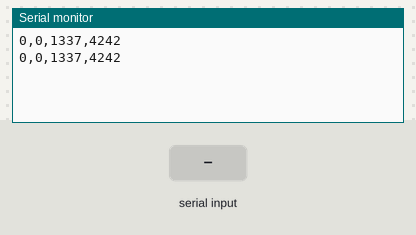
Bench run of a sketch on a simulated Arduino Uno, built with avr-gcc and run on an emulated ATmega328P. On the bench: the last lines printed to the serial monitor. The inputs (shaded band) are chosen by the test bench.

Above: at 1.2 s.
1.3 s: "90,45\n" received over Serial
At 2.5 s:
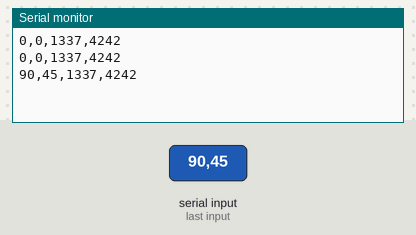
2.8 s: "30,150\n" received over Serial
At 3.3 s:
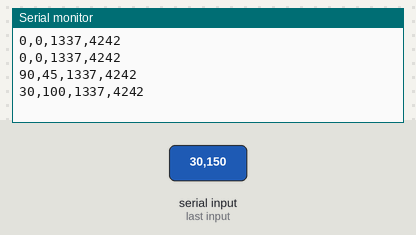
Timing chart, 0 to 5.8 s (numbered marks = the images above; inputs shaded):
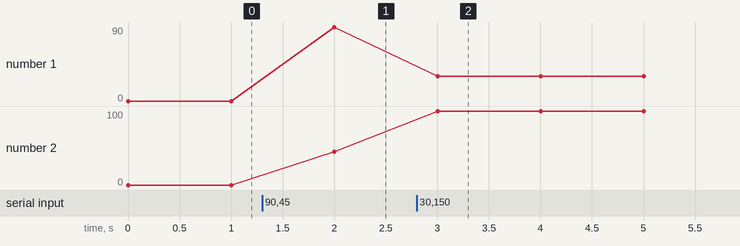

Measured:
- after the input at 1.3 s, the serial monitor: prints a new line after 0.70 s (image 1)
- after the input at 2.8 s, the serial monitor: prints a new line after 0.20 s (image 2)
- plotted number 1: 0 → 90 after the input at 1.3 s, 90 → 30 after the input at 2.8 s
- plotted number 2: 0 → 45 after the input at 1.3 s, 45 → 100 after the input at 2.8 s

The sketch:

RaceTrackArduino.ino
```cpp
/*
 * Car speed handling
 */
int leftCarSpeed = 0;
int rightCarSpeed = 0;

void updateCarSpeeds() {
  // If not using > 1, two zeroes are read for lcs and rcs. Some stop-bits in action maybe?
  if (Serial.available() > 1) {
    int lcs = Serial.parseInt(SKIP_ALL);
    int rcs = Serial.parseInt(SKIP_ALL);
    leftCarSpeed = asSafeSpeed(lcs);
    rightCarSpeed = asSafeSpeed(rcs);
  }
}

int asSafeSpeed(int unsafeSpeed) {
  if (unsafeSpeed > 100) {
    return 100;
  }
  else if (unsafeSpeed < 0) {
    return 0;
  }
  else {
    return unsafeSpeed;
  }
}

/*
 * Car position handing
 */
int leftCarPosition = 0;
int rightCarPosition = 0;

void readCarPosition() {
  // TODO: Actually read the sensor bus and record the triggered sensor
  leftCarPosition = 1337;
  rightCarPosition = 4242;
}

/*
 * print
 */
const char separator = ',';

void sendCarSpeedAndPosition()
{
  Serial.print(leftCarSpeed, DEC);
  Serial.print(separator);
  Serial.print(rightCarSpeed, DEC);
  Serial.print(separator);
  Serial.print(leftCarPosition, DEC);
  Serial.print(separator);
  Serial.println(rightCarPosition, DEC);
}

/*
 * Setup and looping
 */
void setup() {
  Serial.begin(9600);
}

void loop() {
  updateCarSpeeds();
  readCarPosition();
  sendCarSpeedAndPosition();
  delay(1000);
}
```
